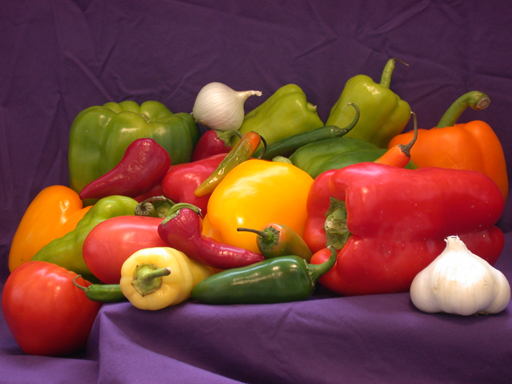
%> input picture lab-programs/image/peppers.png, 512 x 384 px
$ octave imgSegmentation.m   (GNU Octave 9; MATLAB toolbox functions it lacks are replaced by stand-ins)
%> lines starting %> are read from the running program, lines starting %| are printed output that depends on the picture
%% Image Segmentation
I=imread('D:\NSTU\DIP-materials\lab-programs\image\peppers.png');
%> I is the input picture: size 384x512x3 uint8; mean R, G, B 120.8, 66.4, 57.6

[height,width,planes]=size(I);
%> height = 384; width = 512; planes = 3
rgb=reshape(I,height,width*planes);
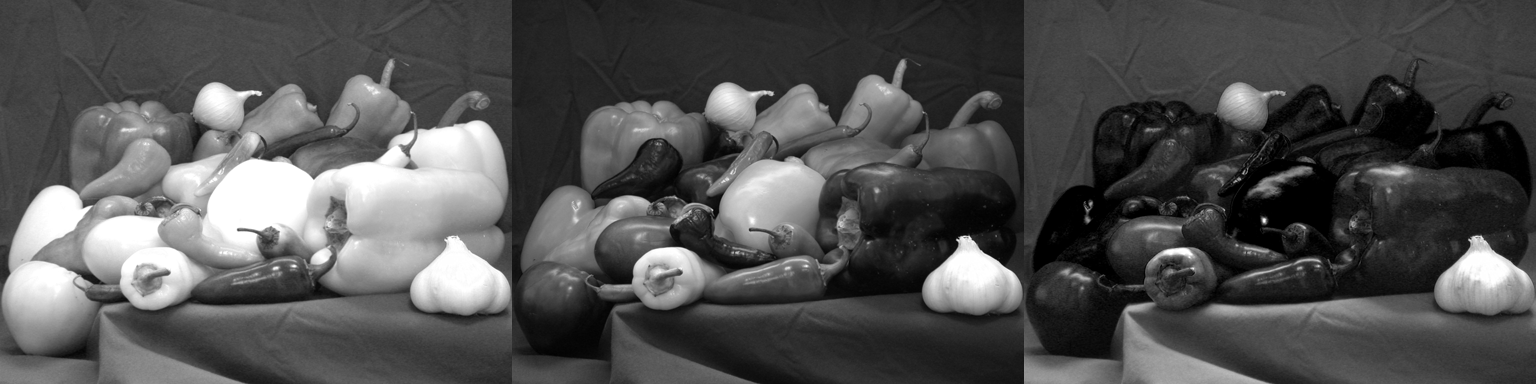
%> rgb: size 384x1536 uint8; min 0, max 255, mean 81.6

imagesc(rgb);
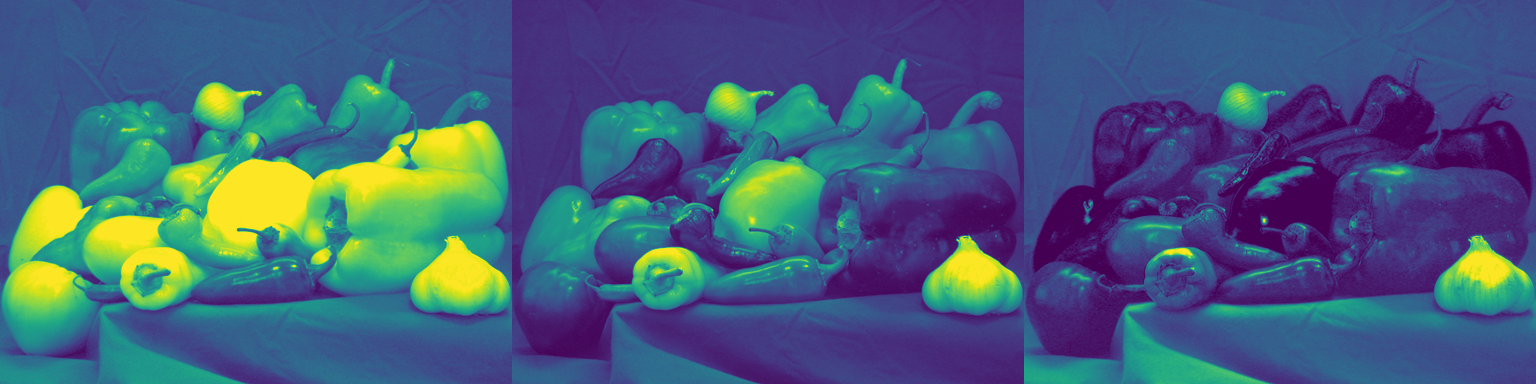
%> displayed picture: size 384x1536x3, on the screen's scale of 0 to 255; mean R, G, B 69.3, 94.7, 123.9
% colorbar
% r=I(:,:,1);
% g=I(:,:,2);
% b=I(:,:,3);

$ run again, with lab-programs/image/fabric.png copied over lab-programs/image/peppers.png
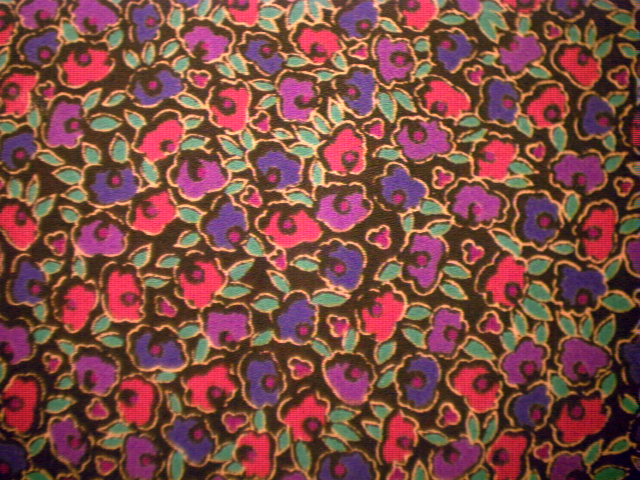
%> input picture lab-programs/image/fabric.png, 640 x 480 px
%> I is the input picture: size 480x640x3 uint8; mean R, G, B 126.9, 75.7, 68.2
%> `rgb=reshape(I,height,width*planes);`:
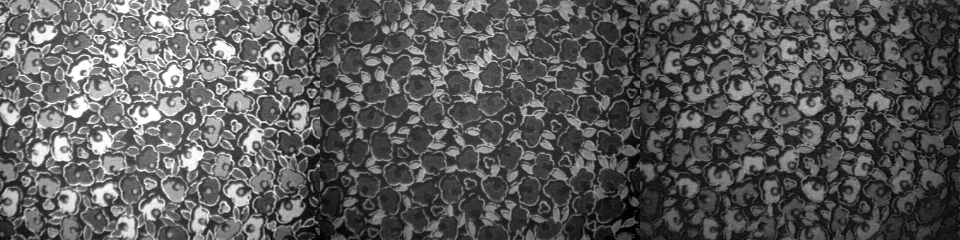
%> rgb: size 480x1920 uint8 (shown at 1/2 size); min 0, max 255, mean 90.3
%> `imagesc(rgb);`:
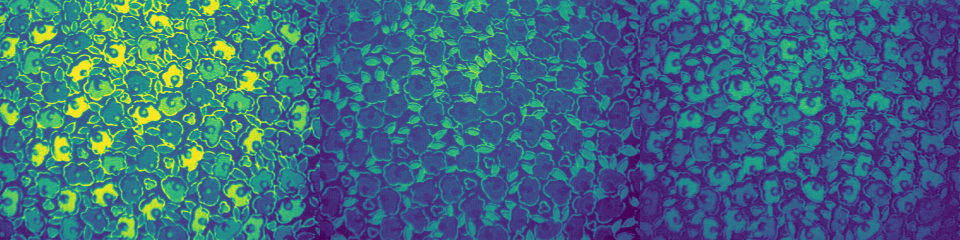
%> displayed picture: size 480x1920x3, on the screen's scale of 0 to 255 (shown at 1/2 size); mean R, G, B 61.6, 104.9, 129

$ run again, with lab-programs/image/gantrycrane.png copied over lab-programs/image/peppers.png
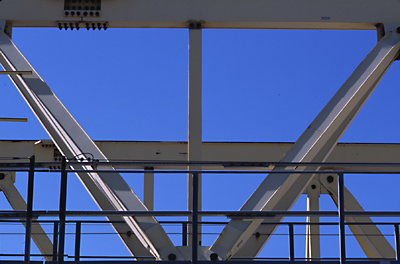
%> input picture lab-programs/image/gantrycrane.png, 400 x 264 px
%> I is the input picture: size 264x400x3 uint8; mean R, G, B 73.3, 93.1, 147.3
%> `rgb=reshape(I,height,width*planes);`:
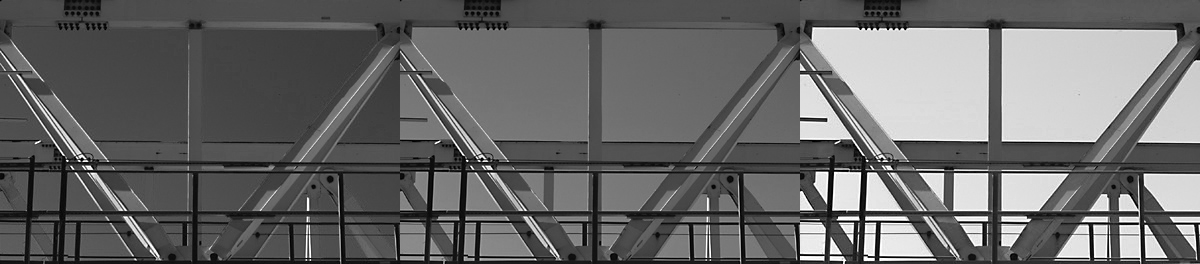
%> rgb: size 264x1200 uint8; min 0, max 255, mean 104.6
%> `imagesc(rgb);`:
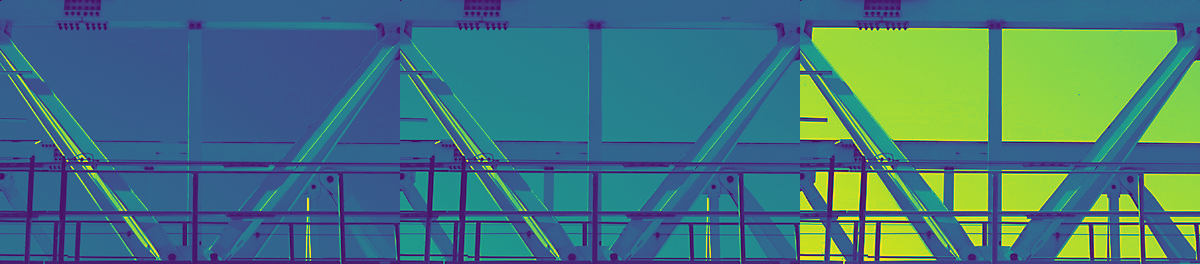
%> displayed picture: size 264x1200x3, on the screen's scale of 0 to 255; mean R, G, B 70.1, 118.5, 123.8
